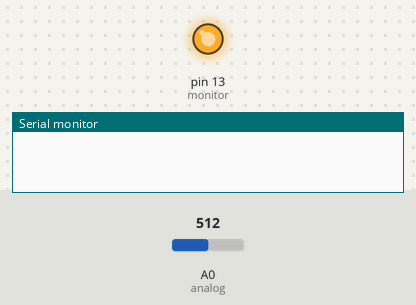
A sketch run on a simulated Arduino Pro Mini, built with avr-gcc and run on an emulated ATmega328P. On the bench: output pins drawn as LEDs (lit = HIGH), the last lines printed to the serial monitor. Inputs (shaded band) come from the test bench; at power-on: A0 (analog) = 512. Pins used as bus, display or sensor lines are not drawn.

Above: at 0.5 s.
At 5.0 s:
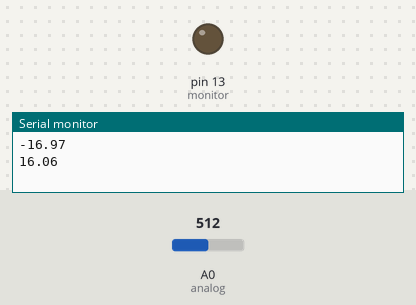
Timing chart, 0 to 6.9 s (numbered marks = the images above):
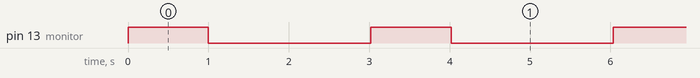

The sketch:

testTMP36.ino
```cpp
const int power = 12;
const int monitor = 13;
const int analog = A0;
const int serialRate = 9600;

int current = 0;
float lastValues[5];

void setup() {
  // Beware: This is for Arduino Pro Mini 8MHz
  // most boards do not need this division
  Serial.begin(serialRate / 2);
  pinMode(power, OUTPUT);
  digitalWrite(power, HIGH);
  pinMode(monitor, OUTPUT);
}

void loop() {
  // Power up the thermo sensor
  digitalWrite(power, HIGH);
  // Power up monitor led
  digitalWrite(monitor, HIGH);
  // Wait for consistent ADC reading and enough to see led light
  delay(1000);
  // Read sensor value
  int value = analogRead(analog);

  lastValues[current] = value;

  digitalWrite(power, LOW);
  digitalWrite(monitor, LOW);

  // Print values to serial
  // Formula is 10mV per degree celsius for this sensor
  // Arduino reference is 3.3 on this board
  // ADC range is 0 to 1023 (10 bits)
  // Shift at zero is 500mV or .5V
  Serial.println(100 * (average(lastValues) * (3.3 / 1023) - .5));
  // Flush serial to get more consistent decoding at the other end of serial link
  Serial.flush();

  // Wait for next loop
  delay(2000);

  current = current + 1;
  if (current == 5) {
    current = 0;
  }
}

float average(float input[]) {
  float sum = 0.0;
  for (int i = 0; i < 5; i++) {
    sum += input[i];
  }
  return sum / 5;
}
```

Measured:
- by itself, pin 13 (monitor): alternates HIGH for 1.0 s and LOW for 2.0 s
